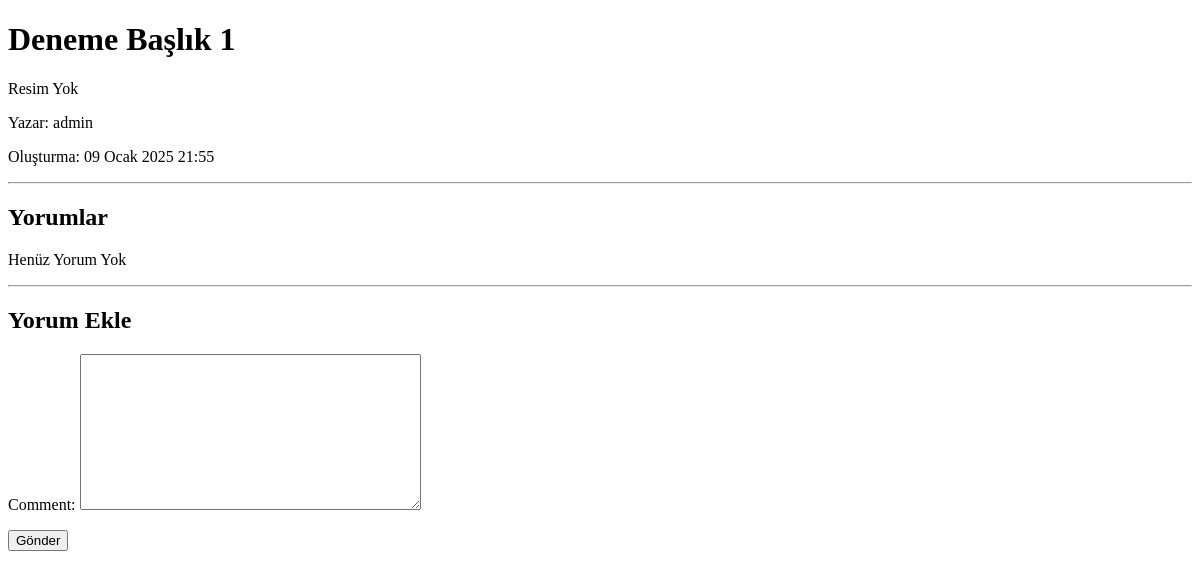
Before: /blog/1/ with the older database file.
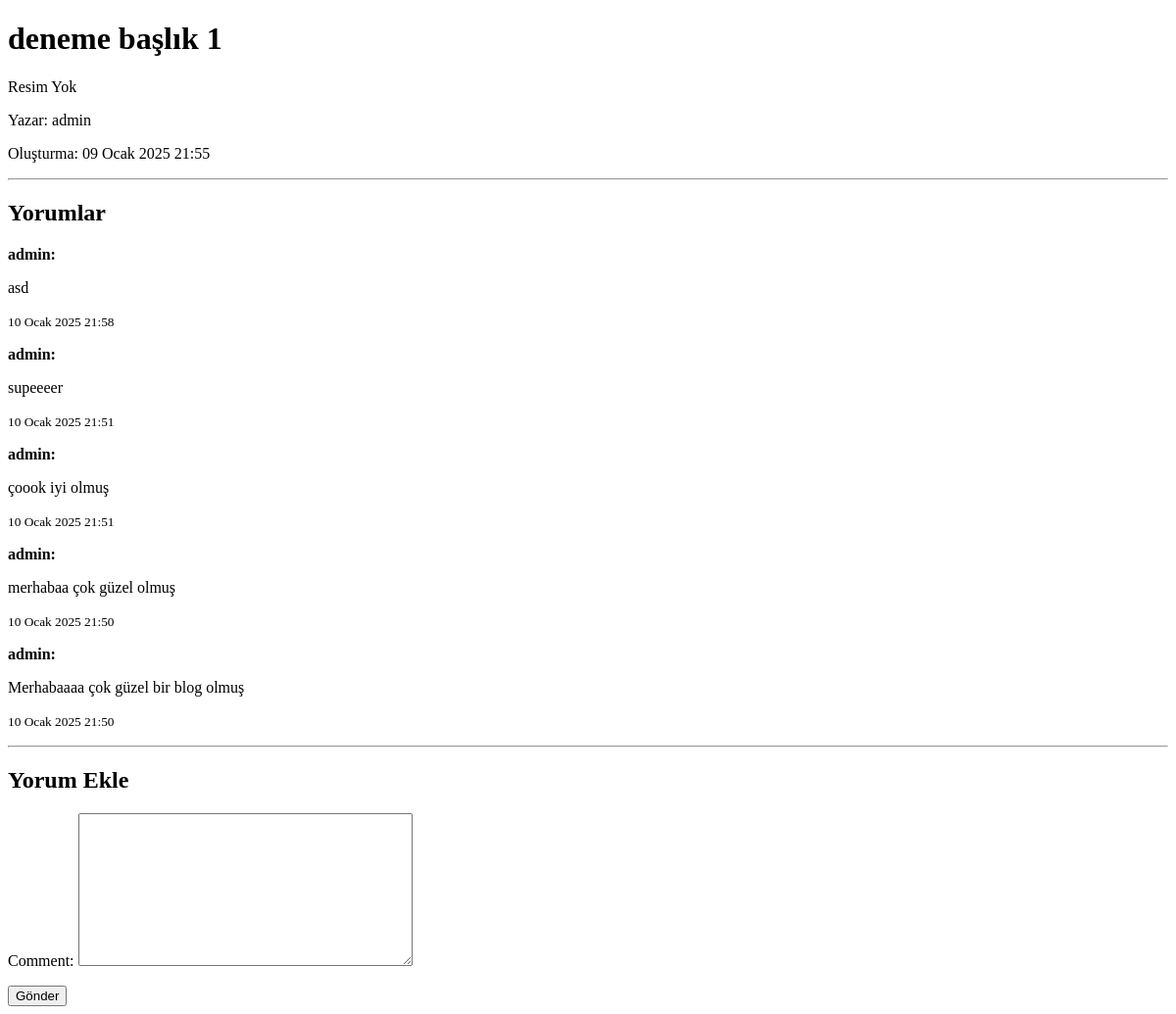
After: the same page with the newer database file.
### blog/models.py (models this page shows, shortened)
class Post(models.Model):
    title=models.CharField(max_length=200)
    content=models.TextField()
    author=models.ForeignKey(User,on_delete=models.DO_NOTHING)
    created_at=models.DateTimeField(auto_now_add=True)
    update_at=models.DateTimeField(auto_now=True)
    resim=models.FileField(upload_to='blogPhoto',null=True,blank=True)

class Comment(models.Model):
    author=models.ForeignKey(User,on_delete=models.DO_NOTHING)
    comment=models.TextField(max_length=400)
    created_at=models.DateTimeField(auto_now_add=True)
    blog=models.ForeignKey("Post",on_delete=models.CASCADE,related_name='comments')

### blog/views.py (the view, shortened to what this page needs)
# urls.py: path('<int:pk>/',PostDetailView.as_view(),name="postDetay"),
class PostDetailView(FormMixin,DetailView):
    model=Post
    template_name="post-detail.html"
    context_object_name='post'
    form_class=CommentForm
    def get_context_data(self, **kwargs):
        context=super().get_context_data(**kwargs)
        if 'comment_form' not in context:
            context['comment_form']=self.form_class()
        context['comments']=self.object.comments.all().order_by('-created_at')
        return context
    def post(self,request,*args,**kwargs):
        self.object=self.get_object() # detayı gördüğümüz postu alıyoruz
        form = self.get_form()        # form_class = CommentForm
        if form.is_valid():
            comment=form.save(commit=False)
            comment.author=request.user
            comment.blog=self.object
            comment.save()
            return redirect(self.get_success_url())
        else:
            return self.form_invalid(form)

### blog/forms.py
class CommentForm(ModelForm):
    class Meta:
        model=Comment
        fields=['comment']

### templates/post-detail.html (shortened to what this page needs)
<!DOCTYPE html>
<html lang="en">
<head>
</head>
<body>
    <h1>{{post.title}}</h1>
    <div>
        {% if post.resim %}
        <img src="{{post.resim.url}}" alt="">
        {% else %}
        <p>Resim Yok</p>
        {% endif %}
    </div>
    <p>Yazar: {{post.author}}</p>
    <p>Oluşturma: {{post.created_at}}</p>
    <hr>
    <h2>Yorumlar</h2>
    {% for comment in comments %}
    <div>
        <strong>{{comment.author}}:</strong>
        <div><p>{{comment.comment}}</p></div>
        <p><small>{{comment.created_at}}</small></p>
    </div>
    {% empty %}
    <p>Henüz Yorum Yok</p>
    {% endfor %}
    <hr>
    <h2>Yorum Ekle</h2>
    <form method="post">
        {{comment_form.as_p}}
        <button type="submit">Gönder</button>
    </form>
</body>
</html>

Changed rows visible on the page:
changed Post "admin": title "Deneme Başlık 1" → "deneme başlık 1"
added Comment: author "admin", comment "asd", created_at "10 Ocak 2025 21:58"
added Comment: author "admin", comment "supeeeer", created_at "10 Ocak 2025 21:51"
added Comment: author "admin", comment "çoook iyi olmuş", created_at "10 Ocak 2025 21:51"
added Comment: author "admin", comment "merhabaa çok güzel olmuş", created_at "10 Ocak 2025 21:50"
added Comment: author "admin", comment "Merhabaaaa çok güzel bir blog olmuş", created_at "10 Ocak 2025 21:50"
Other visible differences:
text no longer shown: "Henüz Yorum Yok"
